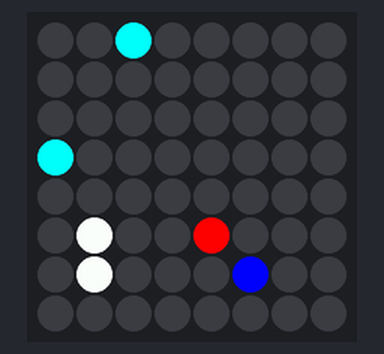
A program run on a simulated Raspberry Pi (BCM pin numbers) with a Sense HAT. Parts: the Sense HAT's 8×8 RGB LED matrix. What the program prints to the terminal is not drawn. At 0.0 s the program stops and its outputs stay as they are.

Above: at 0.1 s.

The program:

Anruthran_Class_MySenseHat.py
```python
#!/usr/bin/python3

# ------------------------------------------------------------------
# Name: Class_MySenseHat.py
#
# Description:
#
# Autor: Anruthran Chiwacumar
#
# History:
# 04-Okt-2023   Anruthran Chiwacumar      Initial Version (Menu-Text)

# Sub Class
# ------------------------------------------------------------------
from sense_hat import SenseHat

#Unterklasse Override
class MySenseHat(SenseHat):
    def __init__(self):
        #sense = SenseHat()
        #sense.show_message("Hello world!")
        super().__init__()
    def set_pixel(self, x, y, color):

        if isinstance (x,str) or isinstance (y,str):
            print("Falsche Eingabe es ist ein String")
        elif 0 < x < 7 and 0 < y < 7:
            if isinstance(x,float) or isinstance(y,float):
                try:
                    print("Success")
                    x = int(round(float(x)))
                    y = int(round(float(y)))
                    super().set_pixel(x,y,color)

                except Exception as e:
                    print("Fehler 2: {}".format(e))
            else:
                print("Success")
                super().set_pixel(x,y,color)
        else:
            pass

    def draw_line(self, x_Startpoint, x_Endpoint, y_Startpoint, y_Endpoint,color):

        a = (y_Startpoint - y_Endpoint)/(x_Startpoint - y_Endpoint)
        b = y_Startpoint - a * x_Startpoint

        for y in range(min(y_Startpoint, y_Endpoint), max(y_Startpoint, y_Endpoint) + 1):
            self.set_pixel(x_Startpoint, y, color)
        return

        print (a,b)


if __name__ == "__main__":
    my_sense = MySenseHat()
    #my_sense.show_message("Test")

    try:
        my_sense.set_pixel(4, 5, (255, 0, 0))  # rot
        my_sense.set_pixel(5, 6, (0, 0, 255))  # blau
        my_sense.set_pixel(8, 5, (0, 255, 0))  # gruen  ==> was zum Fehler führt ausserhalb Grid wird ignoriert
        my_sense.set_pixel(2, 0.3, (0,255,255))# dezimalzahl y werden gerundet
        my_sense.set_pixel(0.2, 3, (0,255,255)) # dezimalzahl x werden gerundet
        my_sense.set_pixel("Hallo", 3, (0,255,255)) # string wird ignoriert und gibt fehler meldung aus.
        my_sense.draw_line(1,2,7,5,(255,255,255))
    except Exception as e:
        print("Fehler: {}".format(e))
        super().clear()


    
```
